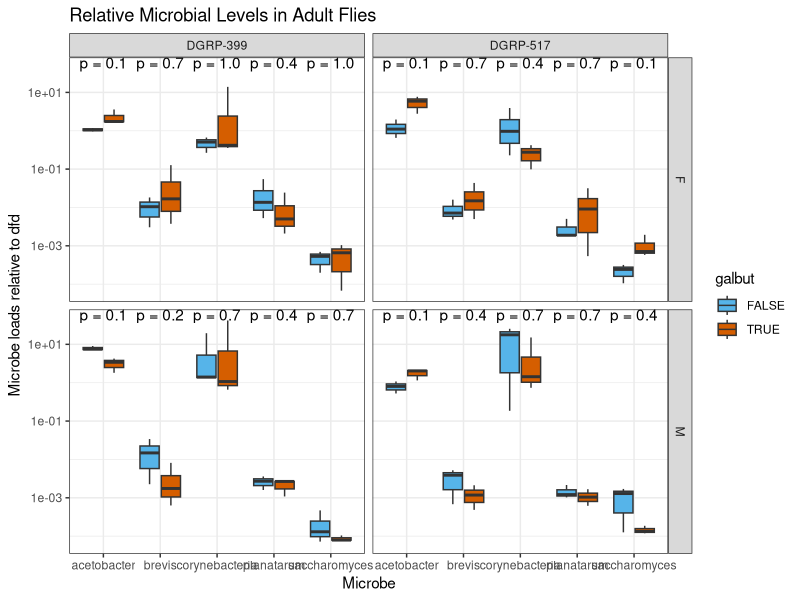
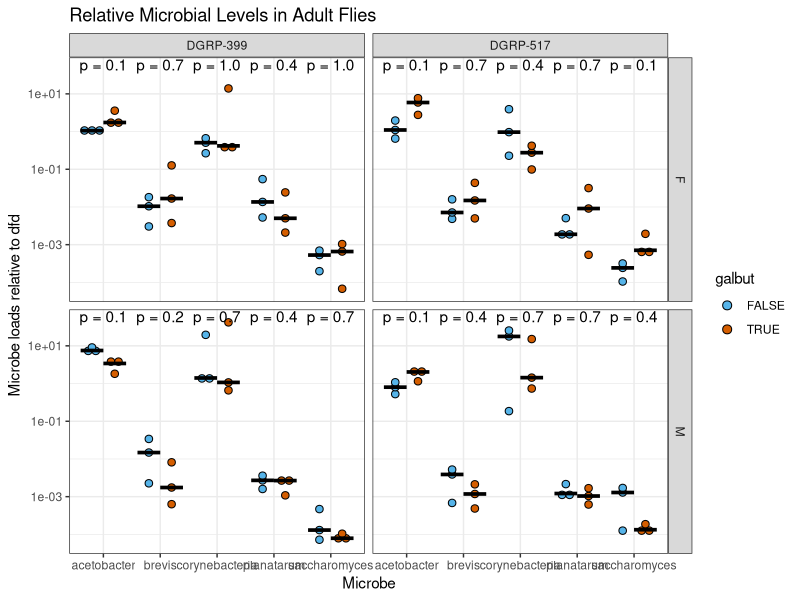
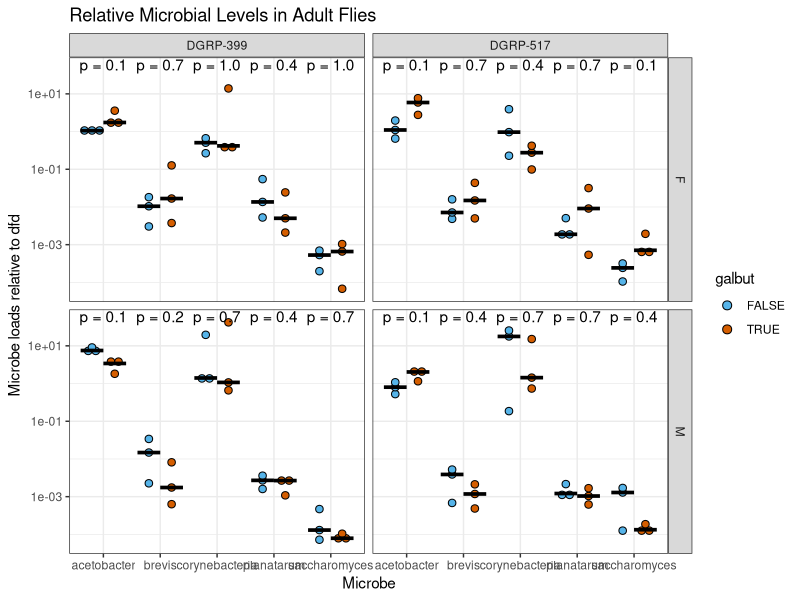

Write R code to recreate these figures, in order.
#Microbiome analysis in galbut virus infected and uninfected DGRP flies

#Created by: Shaun Cross
#Date: 7-24-2020

#Question: Does galbut virus infection change the abundance of bacterial microbiome constituents?

library(tidyverse)
library(readxl)
library(ggpubr)
library(ggthemes)
library(Hmisc)


#set wd to where the file is saved
setwd(dirname(rstudioapi::getActiveDocumentContext()$path))

#import the data
df_micro <- read_excel("microbiome_constituents_loads.xlsx")

#change stock numbers to names
df_micro$strain <- str_replace(df_micro$strain, "25192", "DGRP-399")
df_micro$strain <- str_replace(df_micro$strain, "25197", "DGRP-517")

#make a plot and use ggpubr to run stats

p_micro <- ggplot(df_micro, aes(x=microbe, y=normalized_load)) +
  geom_boxplot(aes(fill=galbut)) +
  scale_fill_manual(values=c("#56B4E9", "#D55E00")) +
  facet_grid(sex~strain) +
  theme_bw() +
  labs(title = "Relative Microbial Levels in Adult Flies",
       y = "Microbe loads relative to dfd",
       x = "Microbe") +
  scale_y_log10() +
  stat_compare_means(aes(group = galbut),
                     label = "p.format")
p_micro


p_micro_dot <- ggplot(df_micro, aes(x=microbe, y=normalized_load)) +
  geom_dotplot(aes(fill=galbut),
               binaxis = "y",
               binwidth = 0.1,
               stackdir = "center",
               position=position_dodge(0.8),
               dotsize = 2) +
  scale_fill_manual(values=c("#56B4E9", "#D55E00")) +
  facet_grid(sex~strain) +
  theme_bw() +
  labs(title = "Relative Microbial Levels in Adult Flies",
       y = "Microbe loads relative to dfd",
       x = "Microbe") +
  scale_y_log10() +
  stat_summary(fun = median, 
               geom = "crossbar",
               width = 0.8,
               position = position_dodge(0.8),
               aes(group = interaction(microbe, galbut))) +
  stat_compare_means(aes(group = galbut),
                     label = "p.format")

p_micro_dot

ggsave("microbiome_loads_v2.pdf", width = 7.5, height = 8.75, units = "in")


#This chose wilcoxon test as most appropriate method. Double check stats

#DGRP 399
df_micro_92 <- df_micro %>% filter(strain == "DGRP-399")

#wilcoxon test for each microbe
with(df_micro_92, shapiro.test(normalized_load[microbe == "acetobacter"])) #p=0.031
with(df_micro_92, shapiro.test(normalized_load[microbe == "brevis"])) #p=5.09e-5
with(df_micro_92, shapiro.test(normalized_load[microbe == "planatarum"])) #p=0.00012
with(df_micro_92, shapiro.test(normalized_load[microbe == "corynebacteria"])) #p=0.0001003
with(df_micro_92, shapiro.test(normalized_load[microbe == "saccharomyces"])) #p=0.018

#DGRP 517
df_micro_97 <- df_micro %>% filter(strain == "DGRP-517")
#wilcoxon test for each microbe
with(df_micro_97, shapiro.test(normalized_load[microbe == "acetobacter"])) #p=0.0026
with(df_micro_97, shapiro.test(normalized_load[microbe == "brevis"])) #p=00044
with(df_micro_97, shapiro.test(normalized_load[microbe == "planatarum"])) #p=2.51e-5
with(df_micro_97, shapiro.test(normalized_load[microbe == "corynebacteria"])) #p=0.0005277
with(df_micro_97, shapiro.test(normalized_load[microbe == "saccharomyces"])) #p=0.005755
